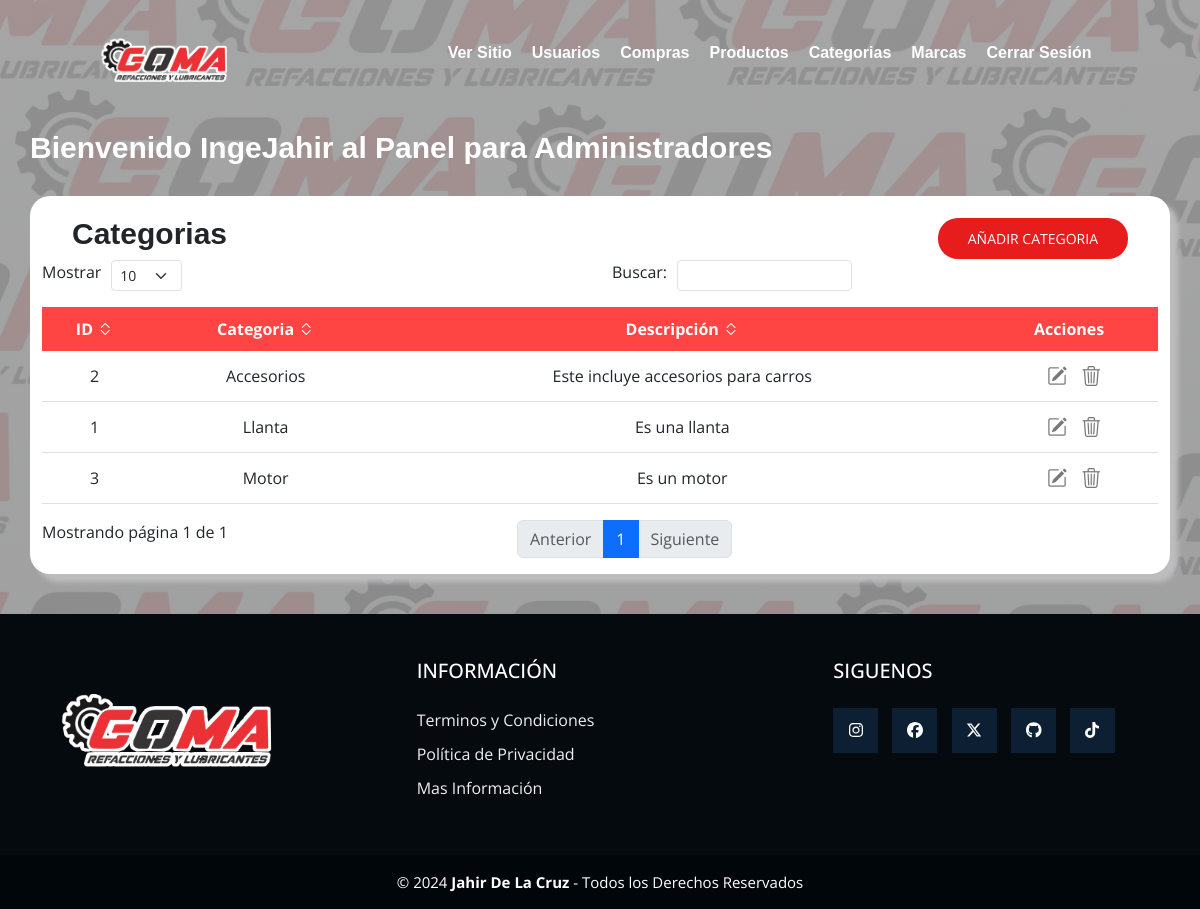
/categorias/ (signed in), run on the app's committed database.
### GOMA/models.py (models this page shows, shortened)
class Categoria(models.Model):
    nombre = models.CharField(max_length=200)
    descripcion = models.TextField()

### GOMA_admin/views.py (the view)
# urls.py: path('categorias/', CategoriasAdminView.as_view(), name='categorias'),
class CategoriasAdminView(LoginRequiredMixin, AdminRequiredMixin, View):
    def get(self, request):
        categorias = Categoria.objects.all()
        return render(request, 'categorias.html', {
            'categorias' : categorias
        })

### GOMA/mixins.py (called while the page is built)
    def dispatch(self, request, *args, **kwargs):
        if not request.user.is_authenticated:
            return self.handle_no_permission()
        elif not request.user.is_superuser:
            messages.error(request, 'Necesitas ser un Administrador para entrar!')
            return redirect_to_login(request.get_full_path(), self.get_login_url(), self.get_redirect_field_name())
        return super().dispatch(request, *args, **kwargs)

### GOMA_admin/templates/categorias.html (shortened to what this page needs)
{% extends 'layouts/baseAdmin.html' %}
{% block content %}
    <div class="contenedor__inicio">
        <div class="contenedor_titulo">
            <h1>Bienvenido {{ request.user.username }} al Panel para Administradores</h1>
        </div>
        <div class="container">
            <div class="table_header">
                <h2>Categorias</h2>
                <button><a href="{% url 'nuevo_proveedor' %}">Añadir Categoria</a></button>
            </div>
            <table class="display" id="MiTabla">
                <thead>
                    <tr>
                        <th>ID <i class="bi bi-chevron-expand"></i></th>
                        <th>Categoria <i class="bi bi-chevron-expand"></i></th>
                        <th>Descripción <i class="bi bi-chevron-expand"></i></th>
                        <th>Acciones</th>
                    </tr>
                </thead>
                <tbody>
                    {% for categoria in categorias %}
                        <tr>
                            <td>{{ categoria.id }}</td>
                            <td>{{ categoria.nombre }}</td>
                            <td>{{ categoria.descripcion }}</td>
                            <td>
                                <button><i class="bi bi-pencil-square" id="icons"></i></button>
                                <button><i class="bi bi-trash3" id="icons"></i></button>
                            </td>
                        </tr>
                    {% endfor %}
                </tbody>
            </table>
        </div>
    </div>
{% endblock %}

### GOMA_admin/static/Css/estilos.css (style rules this page uses)
* { margin: 0; padding: 0; box-sizing: border-box; font-family: 'Open Sans', sans-serif; }
body { background-image: linear-gradient(to bottom, rgba(143, 143, 143, 0.7), rgba(133, 133, 133, 0.7)), url('../Img/fondo.jpg'); background-size: cover; }
.contenedor__inicio { margin-top: 130px; margin-bottom: 40px; }
.contenedor__inicio .contenedor_titulo { margin: 30px 0; }
.contenedor__inicio .contenedor_titulo h1 { font-family: sans-serif; font-size: 30px; font-weight: bold; margin-left: 30px; color: #fff; }
.container { display: flex; flex-direction: column; box-shadow: 8px 8px 5px 0px #bdbdbf; width: 80%; background-color: #fff; border-radius: 20px; }
.container .table_header { display: flex; justify-content: space-between; align-items: center; padding: 20px 30px 0; }
.container .table_header h2 { font-family: sans-serif; font-size: 30px; font-weight: bold; }
.container .table_header button { outline: none; border: none; background-color: #e71c1c; color: #fff; padding: 10px 30px; border-radius: 20px; text-transform: uppercase; font-size: 14px; cursor: pointer; }
.container .table_header button a { color: #fff; text-decoration: none; }
.container table { border-spacing: 0; margin-top: 1rem; width: 100%; margin-bottom: 1rem; }
.container table thead { background-color: #ff4444; color: #fff; }
.container table thead tr th { padding: 10px; text-align: center; }
.container table tbody tr td { padding: 10px; text-align: center; border-bottom: 1px solid #dfdfdf; }
.container table tbody tr td button { background: none; outline: none; border: none; }
.container table tbody tr td button #icons { font-size: 20px; cursor: pointer; margin-left: 10px; color: #797979; }

### data on the page
Categoria: id "1", nombre "Llanta", descripcion "Es una llanta"
Categoria: id "2", nombre "Accesorios", descripcion "Este incluye accesorios para carros"
Categoria: id "3", nombre "Motor", descripcion "Es un motor"

### other printed values
{{ request.user.username }} "IngeJahir"
